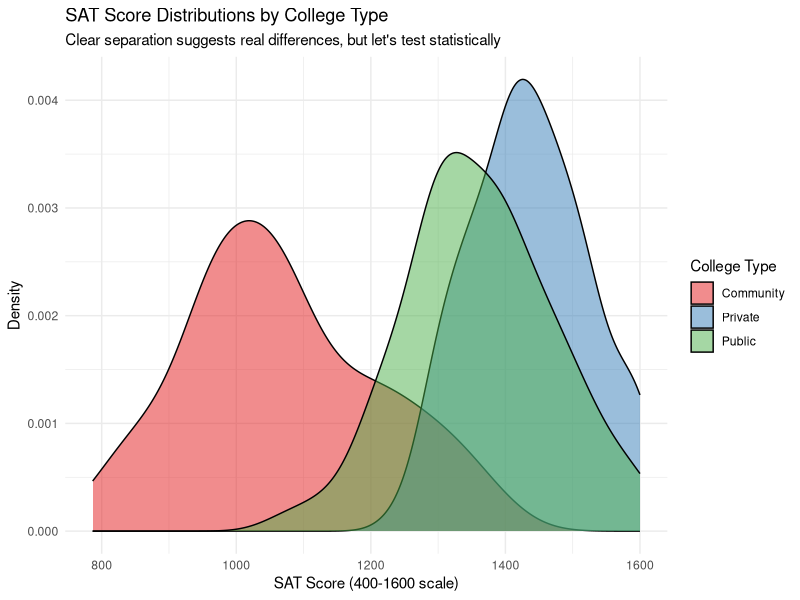
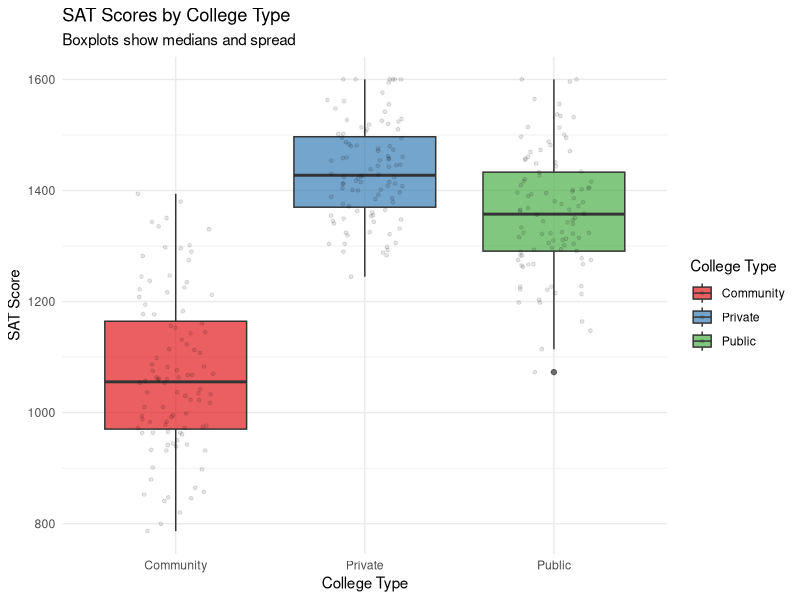
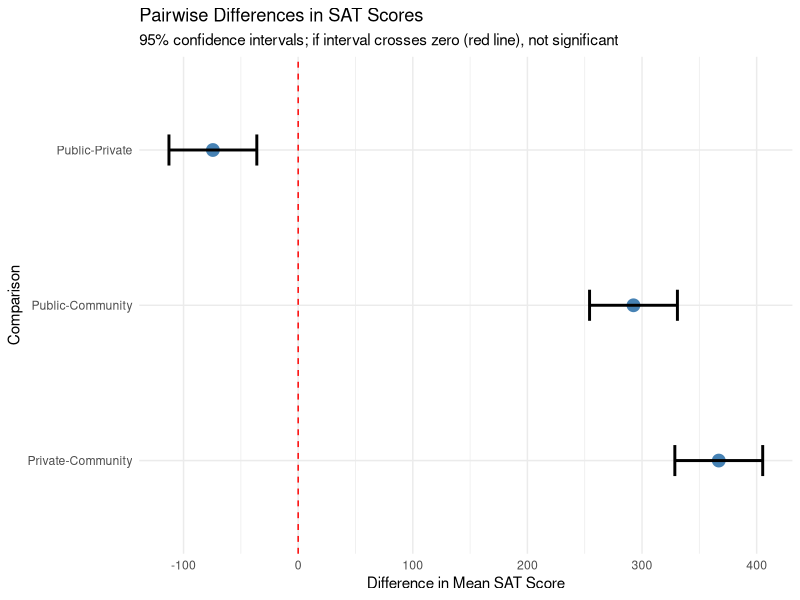
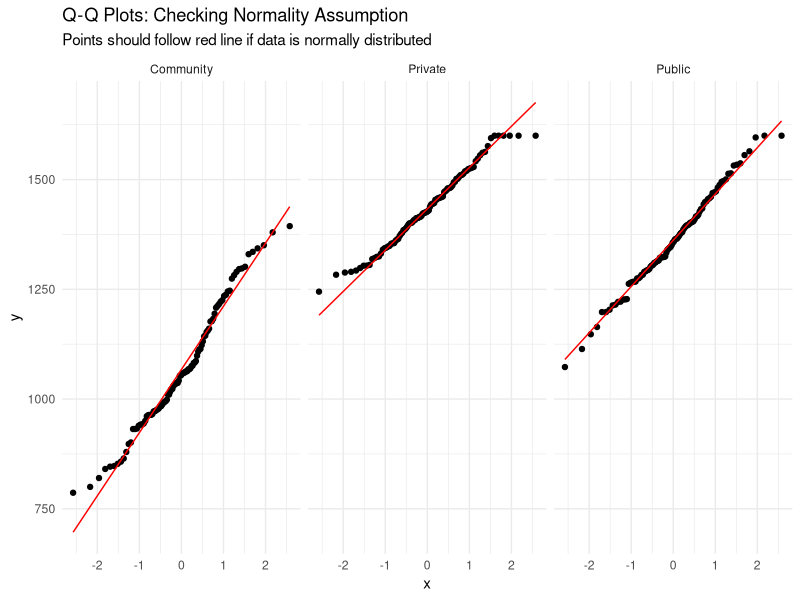

Recreate these plots in R, in order.
## ---- chunk 1
library(tidyverse)
## ---- chunk 2
# Set seed for reproducibility
set.seed(123)

# Create simulated SAT scores (400-1600 scale)
# Based on realistic averages for each type
public_college <- rnorm(100, mean = 1350, sd = 120)
private_college <- rnorm(100, mean = 1450, sd = 100)
community_college <- rnorm(100, mean = 1050, sd = 150)

# Combine into a single dataframe
admissions_data <- tibble(
  college_type = factor(rep(c("Public", "Private", "Community"), each = 100)),
  sat_score = c(public_college, private_college, community_college)
)

# Ensure scores are in realistic range
admissions_data <- admissions_data |>
  mutate(sat_score = pmin(pmax(sat_score, 400), 1600))

head(admissions_data)
## ---- chunk 3
admission_summary <- admissions_data |>
  group_by(college_type) |>
  summarize(
    n = n(),
    mean_score = mean(sat_score),
    median_score = median(sat_score),
    sd_score = sd(sat_score),
    min_score = min(sat_score),
    max_score = max(sat_score)
  )

knitr::kable(admission_summary, digits = 1, caption = "SAT scores by college type")
## ---- chunk 4
ggplot(admissions_data, aes(x = sat_score, fill = college_type)) +
  geom_density(alpha = 0.5) +
  scale_fill_brewer(palette = "Set1") +
  theme_minimal() +
  labs(
    title = "SAT Score Distributions by College Type",
    subtitle = "Clear separation suggests real differences, but let's test statistically",
    x = "SAT Score (400-1600 scale)",
    y = "Density",
    fill = "College Type"
  )
## ---- chunk 5
ggplot(admissions_data, aes(x = college_type, y = sat_score, fill = college_type)) +
  geom_boxplot(alpha = 0.7) +
  geom_jitter(width = 0.2, alpha = 0.1, size = 1) +
  scale_fill_brewer(palette = "Set1") +
  theme_minimal() +
  labs(
    title = "SAT Scores by College Type",
    subtitle = "Boxplots show medians and spread",
    x = "College Type",
    y = "SAT Score",
    fill = "College Type"
  )
## ---- chunk 6
# Perform one-way ANOVA
anova_result <- aov(sat_score ~ college_type, data = admissions_data)

# View the results
summary(anova_result)
## ---- chunk 7
f_value <- summary(anova_result)[[1]]$`F value`[1]
p_value <- summary(anova_result)[[1]]$`Pr(>F)`[1]

cat("F-statistic:", round(f_value, 2), "\n")
cat("P-value:", format(p_value, scientific = TRUE), "\n\n")

if (p_value < 0.001) {
  cat("HIGHLY SIGNIFICANT (p < 0.001)\n")
  cat("At least one college type has significantly different SAT scores.\n")
} else if (p_value < 0.05) {
  cat("SIGNIFICANT (p < 0.05)\n")
  cat("At least one college type differs.\n")
} else {
  cat("NOT SIGNIFICANT (p >= 0.05)\n")
  cat("No significant differences detected.\n")
}
## ---- chunk 8
# Tukey's HSD test
tukey_result <- TukeyHSD(anova_result)
print(tukey_result)
## ---- chunk 9
tukey_df <- as.data.frame(tukey_result$college_type)

cat("Pairwise Comparisons:\n\n")
for(i in 1:nrow(tukey_df)) {
  comparison <- rownames(tukey_df)[i]
  diff <- tukey_df$diff[i]
  p_val <- tukey_df$`p adj`[i]

  cat(comparison, "\n")
  cat("  Difference:", round(diff, 1), "points\n")
  cat("  P-value:", format(p_val, scientific = TRUE), "\n")

  if (p_val < 0.001) {
    cat("  Result: HIGHLY SIGNIFICANT ***\n\n")
  } else if (p_val < 0.05) {
    cat("  Result: Significant *\n\n")
  } else {
    cat("  Result: Not significant\n\n")
  }
}
## ---- chunk 10
# Extract Tukey results
tukey_df_plot <- as.data.frame(tukey_result$college_type) |>
  rownames_to_column("comparison")

ggplot(tukey_df_plot, aes(x = comparison, y = diff)) +
  geom_point(size = 4, color = "steelblue") +
  geom_errorbar(aes(ymin = lwr, ymax = upr), width = 0.2, linewidth = 1) +
  geom_hline(yintercept = 0, linetype = "dashed", color = "red") +
  coord_flip() +
  theme_minimal() +
  labs(
    title = "Pairwise Differences in SAT Scores",
    subtitle = "95% confidence intervals; if interval crosses zero (red line), not significant",
    x = "Comparison",
    y = "Difference in Mean SAT Score"
  )
## ---- chunk 11
# Q-Q plot for each group
ggplot(admissions_data, aes(sample = sat_score)) +
  stat_qq() +
  stat_qq_line(color = "red") +
  facet_wrap(~college_type) +
  theme_minimal() +
  labs(
    title = "Q-Q Plots: Checking Normality Assumption",
    subtitle = "Points should follow red line if data is normally distributed"
  )
## ---- chunk 12
# Levene's test for equal variances
levene_test <- car::leveneTest(sat_score ~ college_type, data = admissions_data)
print(levene_test)

if (levene_test$`Pr(>F)`[1] > 0.05) {
  cat("\nVariances are similar (p > 0.05). Homogeneity assumption met.\n")
} else {
  cat("\nVariances differ (p < 0.05). Consider Welch's ANOVA instead.\n")
}
